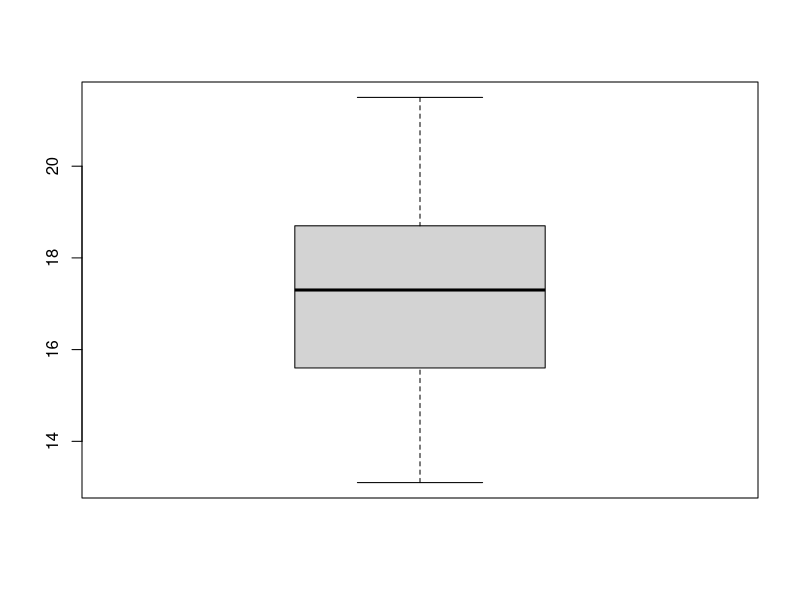
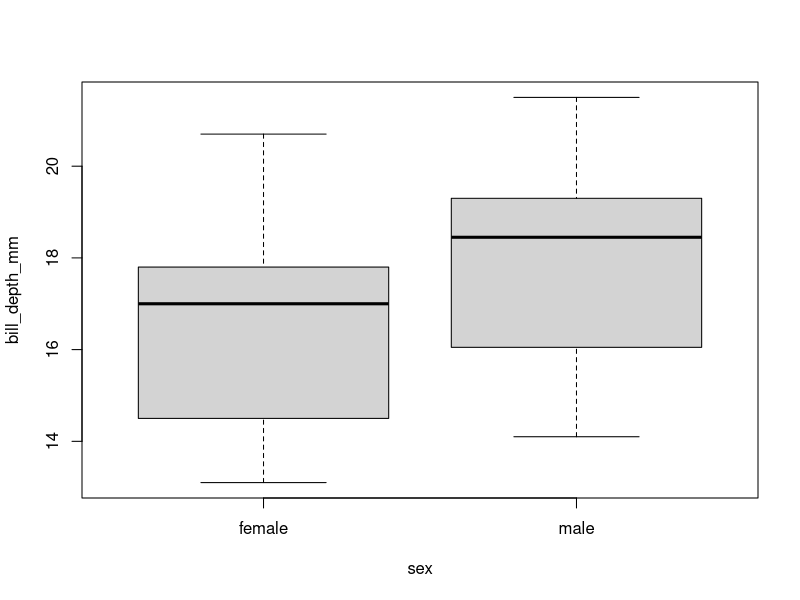
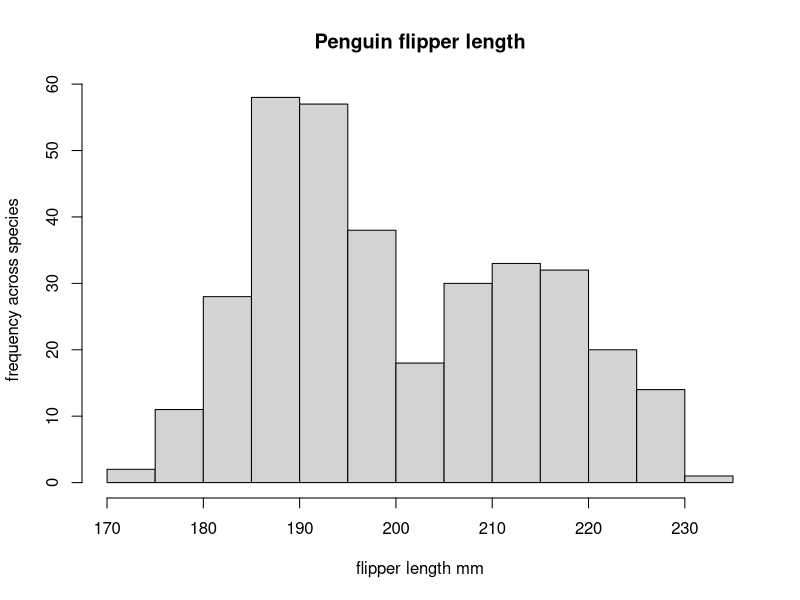
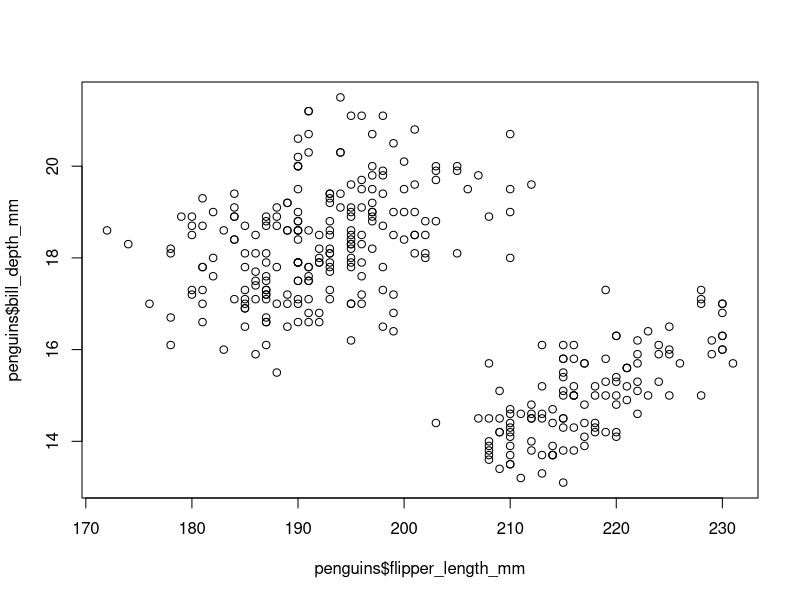
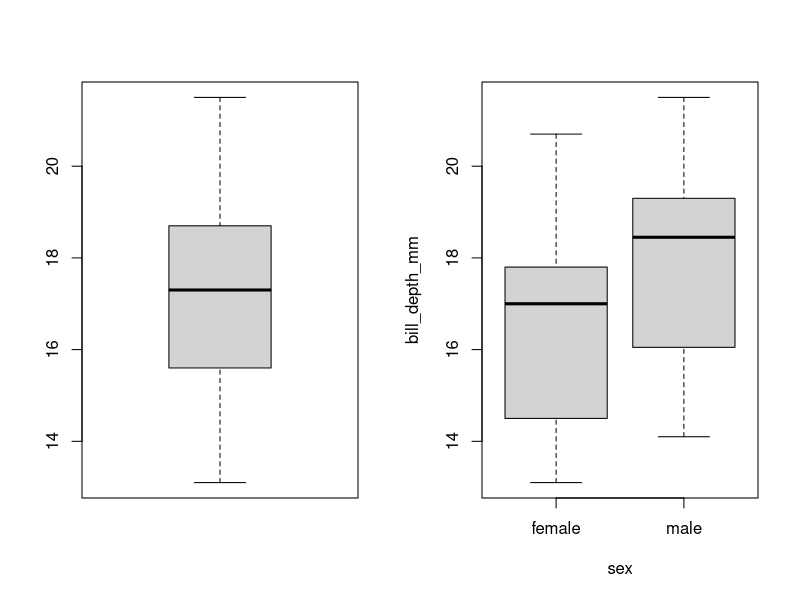
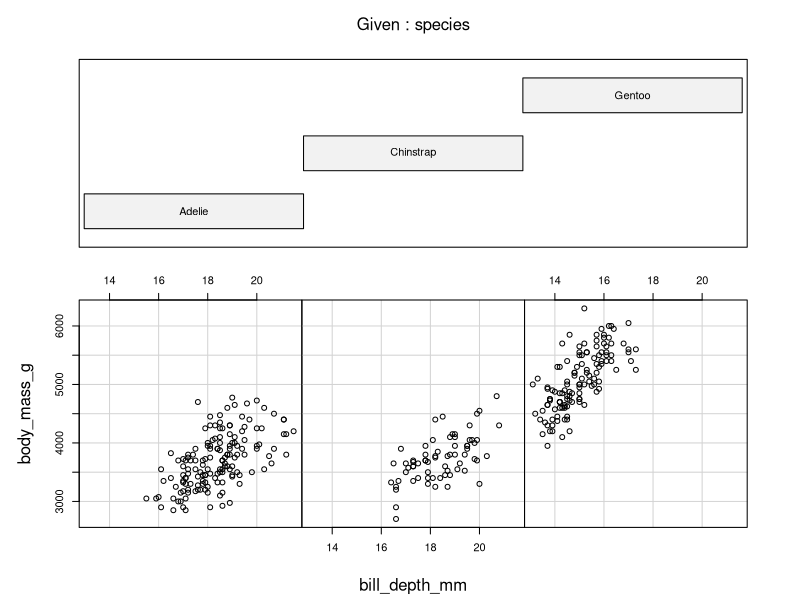
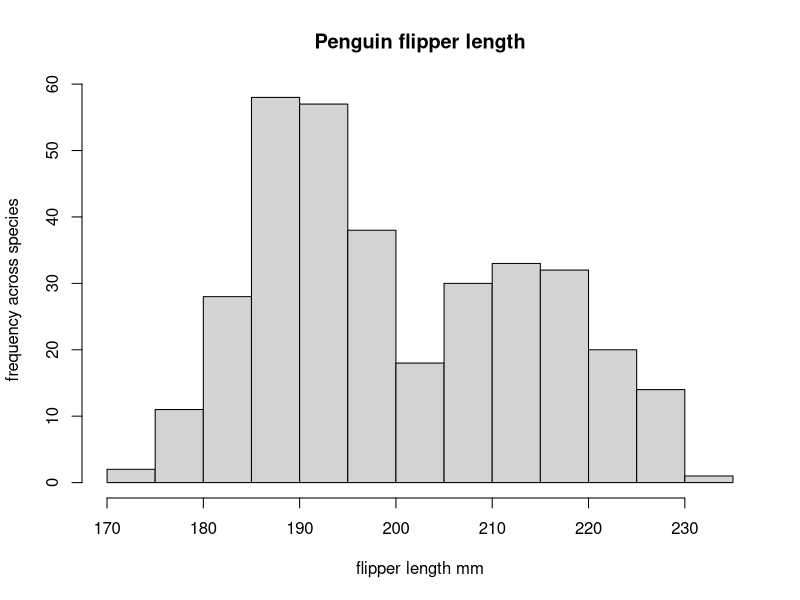

Write R code to recreate these figures, in order.
##in class data exploration

install.packages("palmerpenguins")
install.packages("here")
require(palmerpenguins)
require(here)

class("palmerpenguins")
penguins=data.frame(penguins)
mean(penguins$body_mass_g, na.rm=TRUE)
head(penguins)
boxplot(penguins$bill_depth_mm)
boxplot(bill_depth_mm ~ sex, data = penguins)


hist(penguins$flipper_length_mm, main="Penguin flipper length", xlab="flipper length mm", 
     ylab="frequency across species")

require(here)
png(filename = here("basic_histogram.png"), width = 800, height = 600)
hist(penguins$flipper_length_mm, main="Penguin flipper length", xlab="flipper length mm", 
     ylab="frequency across species")
dev.off()


plot(penguins$flipper_length_mm, penguins$bill_depth_mm)
par(mfrow = c(1, 2))
boxplot(penguins$bill_depth_mm)
boxplot(bill_depth_mm ~ sex, data = penguins)

coplot(body_mass_g ~ bill_depth_mm | species, data = penguins, rows=1)
